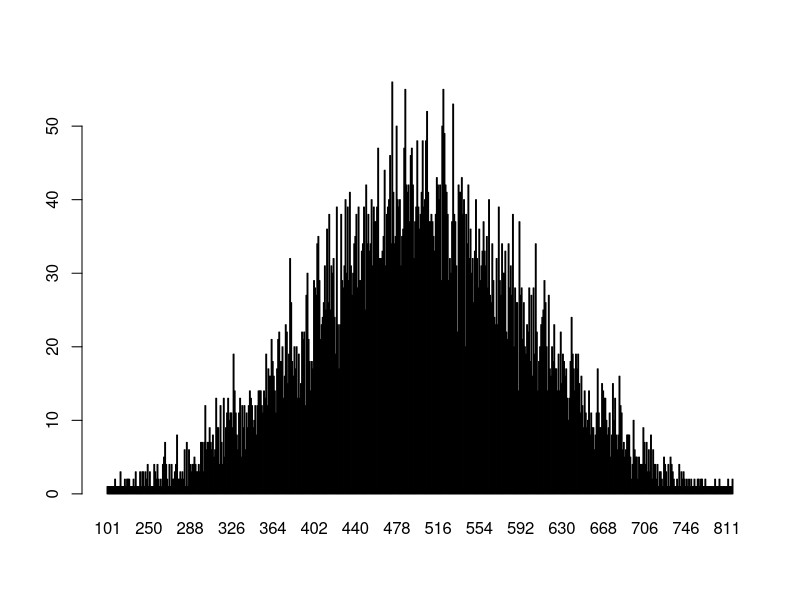

Here is the R script that generated this plot:
##BASIC3 sequence of numbers from 20 to 50 / find the mean of numbers from 20 to 60 / sum of numbers from 51 to 91.##

print("Sequence of numbers from 20 to 50:")
print(seq(20,50))
print("Mean of numbers from 20 to 60:")
print(mean(20:60))
print("Sum of numbers from 51 to 91:")
print(sum(51:91))

##BASIC4 Create a vector which contains 10 random integer values between -50 and +50.##

v = sample(-50:50, 10, replace=TRUE)
print("Content of the vector:")
print("10 random integer values between -50 and +50:")
print(v)

##BASIC5 get the first 10 Fibonacci numbers.##

Fibonacci <- numeric(10)
Fibonacci[1] <- Fibonacci[2] <- 1
for (i in 3:10) Fibonacci[i] <- Fibonacci[i - 2] + Fibonacci[i - 1]
print("First 10 Fibonacci numbers:")
print(Fibonacci)

##BASIC7 print the numbers from 1 to 100 and print "Fizz" for multiples of 3, "Buzz" for multiples of 5, and "FizzBuzz" for multiples of both.

for (n in 1:100) {
  if (n %% 3 == 0 & n %% 5 == 0) {print("FizzBuzz")}
  else if (n %% 3 == 0) {print("Fizz")}
  else if (n %% 5 == 0) {print("Buzz")}
  else print(n)
}

##BASIC9 Write a R program to find the factors of a given number.##

print_factors = function(n) {
  print(paste("The factors of",n,"are:"))
  for(i in 1:n) {
    if((n %% i) == 0) {
      print(i)
    }
  }
}
print_factors(7)
print_factors(12)


##BASIC10 Find the maximum and the minimum value of a given vector.##

nums = c(10, 20, 30, 40, 50, 60)
print('Original vector:')
print(nums)   
print(paste("Maximum value of the said vector:",max(nums)))
print(paste("Minimum value of the said vector:",min(nums)))


##BASIC13  Create a list of random numbers in normal distribution and count occurrences of each value.##

n = floor(rnorm(1000, 50, 100))
print('List of random numbers in normal distribution:')
print(n)
t = table(n)
print("Count occurrences of each value:")
print(t)

##BASIC15 Create three vectors numeric data, character data and logical data. Display the content of the vectors and their type##
a = c(1, 2, 5, 3, 4, 0, -1, -3)
b = c("Red", "Green", "White")
c = c(TRUE, TRUE, TRUE, FALSE, TRUE, FALSE)
print(a)
print(typeof(a))
print(b)
print(typeof(b))
print(c)
print(typeof(c))

##BASIC22 Create bell curve of a random normal distribution##

n = floor(rnorm(10000, 500, 100))
t = table(n)
barplot(t)

##BASIC25 Create a Dataframes which contain details of 5 employees and display the details.##

Employees = data.frame(Name=c("Anastasia S","Dima R","Katherine S", "JAMES A","LAURA MARTIN"),
                       Gender=c("M","M","F","F","M"),
                       Age=c(23,22,25,26,32),
                       Designation=c("Clerk","Manager","Exective","CEO","ASSISTANT"),
                       SSN=c("123-34-2346","123-44-779","556-24-433","123-98-987","679-77-576")
)
print("Details of the employees:")                      
print(Employees)

##BASIC26 Create a Dataframes which contain details of 5 employees and display summary of the data.##

print("Summary of the data:")                      
print(summary(Employees))
